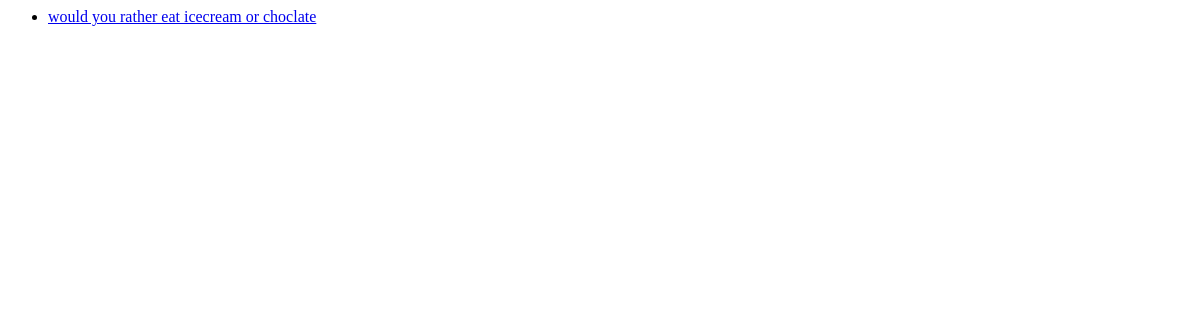
/polls/, run on an earlier commit of the app's database.
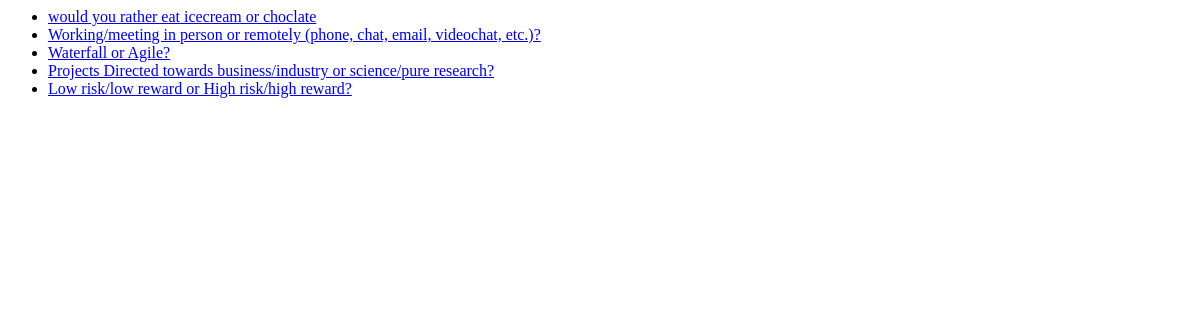
And on a later commit of the database.
### polls/models.py (models this page shows)
class Question(models.Model):
	question_String = models.CharField(max_length=200)
	answer_1 = models.CharField(max_length=200)
	answer_2 = models.CharField(max_length=200)

### polls/views.py (the view)
def index(request):
    latest_question_list = Question.objects.order_by('-question_String')[:5]
    template = loader.get_template('polls/index.html')
    context = {
        'latest_question_list': latest_question_list,
    }
    return HttpResponse(template.render(context, request))

### polls/templates/polls/index.html
{% if latest_question_list %}
    <ul>
    {% for question in latest_question_list %}
        <li><a href="/polls/{{ question.id }}/">{{ question.question_String }}</a></li>
    {% endfor %}
    </ul>
{% else %}
    <p>No polls are available.</p>
{% endif %}

What changed in the data, as far as the page shows it:
added Question: question_String "Working/meeting in person or remotely (phone, chat, email, videochat, etc.)?"
added Question: question_String "Waterfall or Agile?"
added Question: question_String "Projects Directed towards business/industry or science/pure research?"
added Question: question_String "Low risk/low reward or High risk/high reward?"
